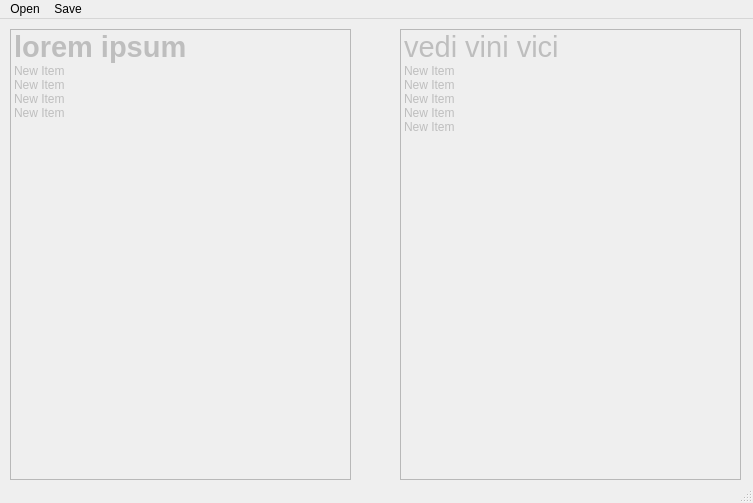
<?xml version="1.0" encoding="UTF-8"?>
<ui version="4.0">
 <class>MainWindow</class>
 <widget class="QMainWindow" name="MainWindow">
  <property name="geometry">
   <rect>
    <x>0</x>
    <y>0</y>
    <width>753</width>
    <height>503</height>
   </rect>
  </property>
  <property name="windowTitle">
   <string>MainWindow</string>
  </property>
  <widget class="QWidget" name="centralwidget">
   <property name="enabled">
    <bool>false</bool>
   </property>
   <widget class="QWidget" name="horizontalLayoutWidget">
    <property name="geometry">
     <rect>
      <x>10</x>
      <y>10</y>
      <width>341</width>
      <height>451</height>
     </rect>
    </property>
    <layout class="QHBoxLayout" name="horizontalLayout_2">
     <item>
      <widget class="QListWidget" name="listWidget">
       <item>
        <property name="text">
         <string>lorem ipsum</string>
        </property>
        <property name="font">
         <font>
          <pointsize>22</pointsize>
          <weight>75</weight>
          <bold>true</bold>
         </font>
        </property>
       </item>
       <item>
        <property name="text">
         <string>New Item</string>
        </property>
       </item>
       <item>
        <property name="text">
         <string>New Item</string>
        </property>
       </item>
       <item>
        <property name="text">
         <string>New Item</string>
        </property>
       </item>
       <item>
        <property name="text">
         <string>New Item</string>
        </property>
       </item>
      </widget>
     </item>
    </layout>
   </widget>
   <widget class="QWidget" name="horizontalLayoutWidget_2">
    <property name="geometry">
     <rect>
      <x>400</x>
      <y>10</y>
      <width>341</width>
      <height>451</height>
     </rect>
    </property>
    <layout class="QHBoxLayout" name="horizontalLayout_3">
     <item>
      <widget class="QListWidget" name="listWidget_2">
       <item>
        <property name="text">
         <string>vedi vini vici</string>
        </property>
        <property name="font">
         <font>
          <pointsize>22</pointsize>
         </font>
        </property>
       </item>
       <item>
        <property name="text">
         <string>New Item</string>
        </property>
       </item>
       <item>
        <property name="text">
         <string>New Item</string>
        </property>
       </item>
       <item>
        <property name="text">
         <string>New Item</string>
        </property>
       </item>
       <item>
        <property name="text">
         <string>New Item</string>
        </property>
       </item>
       <item>
        <property name="text">
         <string>New Item</string>
        </property>
       </item>
      </widget>
     </item>
    </layout>
   </widget>
  </widget>
  <widget class="QMenuBar" name="menubar">
   <property name="geometry">
    <rect>
     <x>0</x>
     <y>0</y>
     <width>753</width>
     <height>21</height>
    </rect>
   </property>
   <widget class="QMenu" name="menuOpen">
    <property name="toolTip">
     <string/>
    </property>
    <property name="statusTip">
     <string/>
    </property>
    <property name="title">
     <string>Open</string>
    </property>
    <widget class="QMenu" name="menuOpen_recent">
     <property name="title">
      <string>Open recent</string>
     </property>
     <addaction name="actionRecents"/>
    </widget>
    <addaction name="actiontet"/>
    <addaction name="menuOpen_recent"/>
   </widget>
   <widget class="QMenu" name="menuSave">
    <property name="toolTip">
     <string/>
    </property>
    <property name="title">
     <string>Save</string>
    </property>
    <addaction name="actionSave_2"/>
    <addaction name="actionSave_as"/>
   </widget>
   <addaction name="menuOpen"/>
   <addaction name="menuSave"/>
  </widget>
  <widget class="QStatusBar" name="statusbar">
   <property name="enabled">
    <bool>true</bool>
   </property>
  </widget>
  <action name="actionSave_as">
   <property name="text">
    <string>Save as</string>
   </property>
  </action>
  <action name="actionSave_2">
   <property name="text">
    <string>Save</string>
   </property>
   <property name="statusTip">
    <string>Save current file</string>
   </property>
  </action>
  <action name="actionRecents">
   <property name="text">
    <string>Recents</string>
   </property>
  </action>
  <action name="actiontet">
   <property name="enabled">
    <bool>true</bool>
   </property>
   <property name="text">
    <string>Open</string>
   </property>
   <property name="toolTip">
    <string>Open</string>
   </property>
   <property name="statusTip">
    <string>Open a file</string>
   </property>
  </action>
  <action name="actionSave">
   <property name="text">
    <string>Save</string>
   </property>
  </action>
 </widget>
 <resources/>
 <connections>
  <connection>
   <sender>MainWindow</sender>
   <signal>objectNameChanged(QString)</signal>
   <receiver>listWidget</receiver>
   <slot>clear()</slot>
   <hints>
    <hint type="sourcelabel">
     <x>376</x>
     <y>251</y>
    </hint>
    <hint type="destinationlabel">
     <x>180</x>
     <y>256</y>
    </hint>
   </hints>
  </connection>
 </connections>
</ui>
